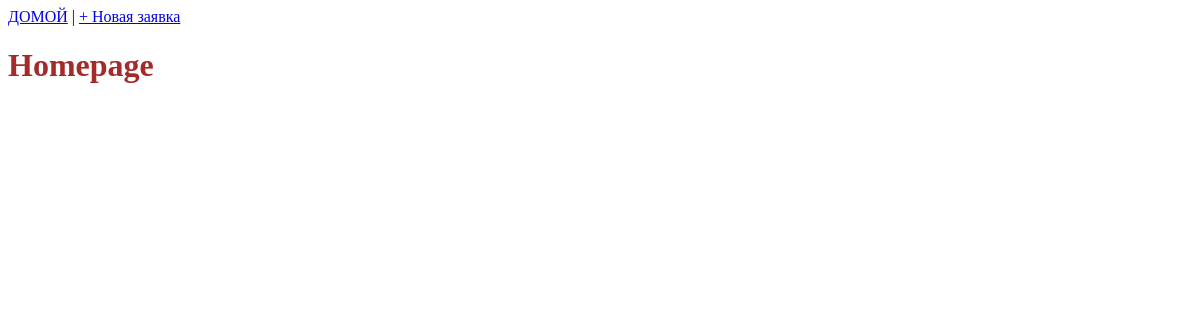
The app's page /, older data.
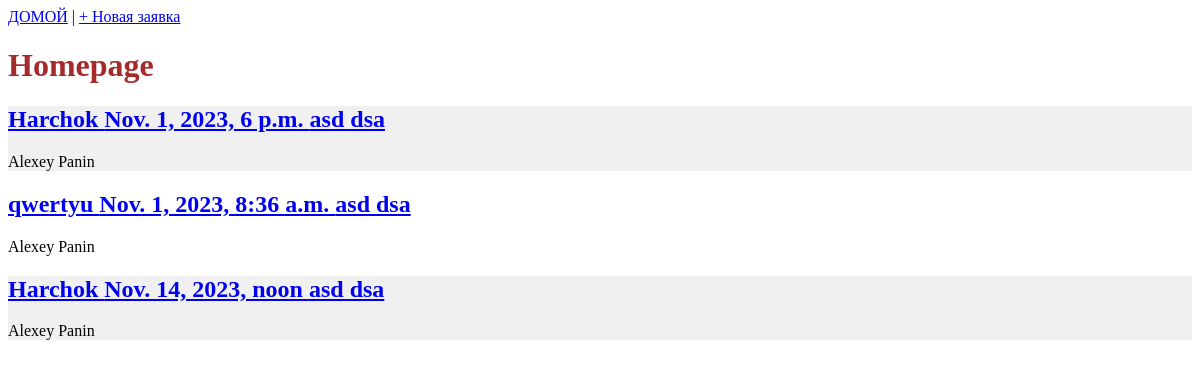
The same page, newer data.
### pages/models.py (models this page shows, shortened)
class Appointment(models.Model):
    pet = models.ForeignKey(Pet, on_delete=models.CASCADE, verbose_name='Питомец', null=True)
    veterinarian = models.ForeignKey(Veterinarian, on_delete=models.CASCADE, verbose_name='Ветеринар', null=True)
    owner = models.ForeignKey(Owner, on_delete=models.CASCADE, verbose_name='Владелец питомца', null=True)
    date = models.DateTimeField(verbose_name='Дата и время приема', null=True)
    notes = models.TextField(verbose_name='Заметки', blank=True, null=True)

class Pet(models.Model):
    name = models.CharField(max_length=50, verbose_name='Имя питомца', null=True)
    species = models.CharField(max_length=50, verbose_name='Вид', null=True)
    breed = models.CharField(max_length=50, verbose_name='Порода', blank=True, null=True)
    birth_date = models.DateField(verbose_name='Дата рождения', blank=True, null=True)
    owner = models.ForeignKey(Owner, on_delete=models.CASCADE, verbose_name='Владелец', null=True)
    def __str__(self):
        return self.name

class Veterinarian(models.Model):
    first_name = models.CharField(max_length=50, verbose_name='Имя', null=True)
    last_name = models.CharField(max_length=50, verbose_name='Фамилия', null=True)
    father_name = models.CharField(max_length=50, verbose_name='Отчество', blank=True, null=True)
    gender = models.CharField(max_length=50, verbose_name='Гендер', null=True)
    email = models.EmailField(verbose_name='Электронная почта', null=True, unique=True)
    birth_date = models.DateField(verbose_name='Дата рождения', blank=True, null=True)
    specialization = models.CharField(max_length=100, verbose_name='Специализация', blank=True, null=True)
    def __str__(self):
        return f"{self.first_name} {self.last_name}"

class Owner(models.Model):
    first_name = models.CharField(max_length=50, verbose_name='Имя', null=True)
    last_name = models.CharField(max_length=50, verbose_name='Фамилия', null=True)
    father_name = models.CharField(max_length=50, verbose_name='Отчество', blank=True, null=True)
    gender = models.CharField(max_length=50, verbose_name='Гендер', null=True)
    email = models.EmailField(verbose_name='Электронная почта', blank=True, null=True, unique=True)
    phone = models.CharField(max_length=20, verbose_name='Телефон', null=True)
    birth_date = models.DateField(verbose_name='Дата рождения', blank=True, null=True)
    def __str__(self):
        return f"{self.first_name} {self.last_name}"

### pages/views.py (the view)
# urls.py: path('', views.AppointmentListView.as_view(), name='home'),
class AppointmentListView(ListView):
    model = Appointment
    template_name = 'home.html'

### templates/home.html
    {% extends 'base.html' %}
    {% block content %}
        <h1>Homepage</h1>
        {%for Appointment in object_list %}
            <div class="Appointments-list">
                <h2>
                    <a href=" {% url 'appointment_detail' Appointment.pk %}">
                        {{ Appointment.pet }}
                        {{ Appointment.date }}
                        {{ Appointment.veterinarian}}
                    </a>
                </h2>
                <p>
                    {{ Appointment.owner }}
                </p>
            </div>
        {% endfor %}
    {% endblock content%}

### templates/base.html (shortened to what this page needs)
<!doctype html>
{% load static %}
<html lang="en">
<head>
    <link rel="stylesheet" href="{% static 'css/base.css' %}">
</head>
<body>
    <div>
        <a href="{% url 'home' %}">ДОМОЙ</a> | <a href="{% url 'appointment_new' %}">+ Новая заявка</a>
        {% block content %}
        {% endblock content %}
    </div>
</body>
</html>

### static/css/base.css (style rules this page uses)
.Appointments-list:nth-child(even) { background: #f0f0f0; }
h1 { color: brown; }

Row changes from the older to the newer data that the page shows:
added Appointment: pet "Harchok", date "Nov. 1, 2023, 6 p.m.", veterinarian "asd dsa", owner "Alexey Panin"
added Appointment: pet "qwertyu", date "Nov. 1, 2023, 8:36 a.m.", veterinarian "asd dsa", owner "Alexey Panin"
added Appointment: pet "Harchok", date "Nov. 14, 2023, noon", veterinarian "asd dsa", owner "Alexey Panin"
